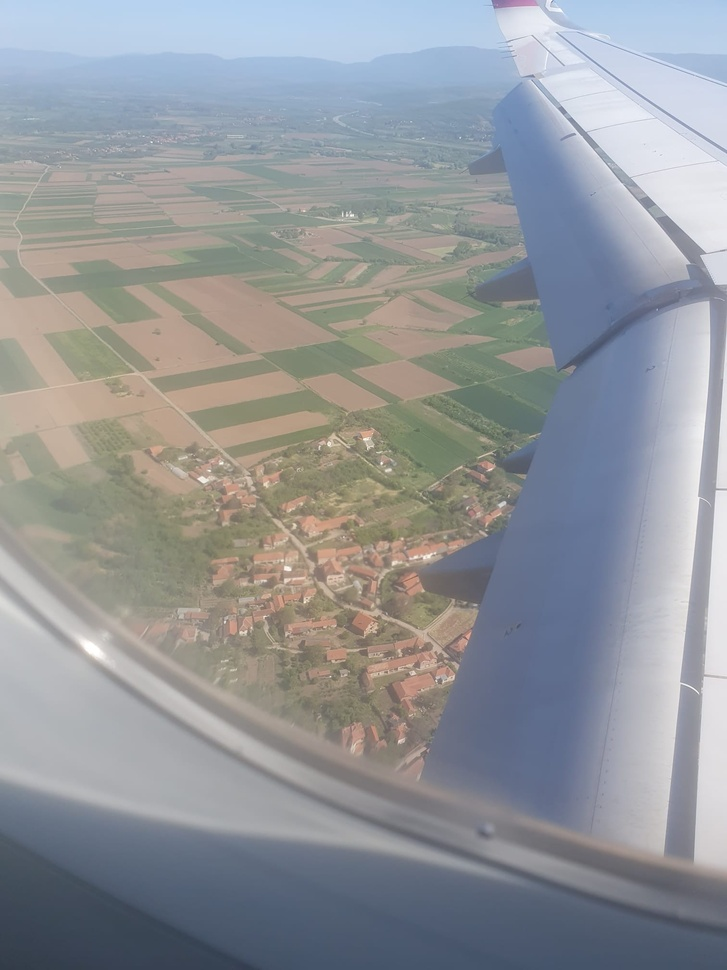
#> input picture bazel_workspace/Maps/Untitled.jpeg, 727 x 970 px, shrunk from 1512 x 2016 before the run; its folder holds only this picture in this run
$ python segment_terrain.py
#> lines starting #> are read from the running program, lines starting #| are printed output that depends on the picture; after the words box and inside, x2 and y2 are one past the last pixel; in counts of white or black regions, pixels touching at a corner belong together
"""
Terrain Segmentation + Traversability Map
Kombinuje K-Means klasterovanje i HSV maske za robusnu klasifikaciju terena.
Procesira sve slike u Maps/ folderu.
"""

import cv2
import matplotlib
import numpy as np

matplotlib.use("Agg")  # bez GUI, samo snima fajlove
import glob  # noqa: E402
import os  # noqa: E402

import matplotlib.patches as mpatches  # noqa: E402
import matplotlib.pyplot as plt  # noqa: E402

MAPS_DIR = "/home/mn/soca/bazel_workspace/Maps"
OUT_DIR = os.path.join(MAPS_DIR, "results")
os.makedirs(OUT_DIR, exist_ok=True)

# --- Klase ---
LABELS = {
    0: "Nepoznato",
    1: "Vegetacija",
    2: "Gola zemlja / Pijesak",
    3: "Stijena / Kamen / Put",
    4: "Voda / Blato",
    5: "Sjena / Tamno",
}
COLOR_MAP = {
    0: [128, 128, 128],
    1: [34, 139, 34],
    2: [194, 154, 93],
    3: [180, 180, 180],
    4: [30, 100, 200],
    5: [40, 40, 40],
}
COST_TABLE = {
    0: 0.5,  # nepoznato
    1: 0.55,  # vegetacija - ovisno o gustoci
    2: 0.15,  # gola zemlja - dobro prolazno
    3: 0.10,  # stijena/put - najlakse
    4: 0.95,  # voda/blato - blokirano
    5: 0.70,  # sjena - oprezno
}


def segment_image(img_bgr):
    """
    Vraca (seg_map, cost_map, color_seg) za ulaznu BGR sliku.
    Koristi kombinaciju HSV maskiranja (prioritetizirano) i
    K-Means klasteringa za neoznacene piksele.
    """
    h, w = img_bgr.shape[:2]
    img_rgb = cv2.cvtColor(img_bgr, cv2.COLOR_BGR2RGB)
    img_hsv = cv2.cvtColor(img_bgr, cv2.COLOR_BGR2HSV)

    # Blur za smanjenje suma
    img_hsv_b = cv2.GaussianBlur(img_hsv, (5, 5), 0)

    seg_map = np.zeros((h, w), dtype=np.uint8)  # 0 = neoznaceno

    # ---- Prioritetizirane HSV maske (redoslijed je vazan) ----

    # 1. VODA - visoka saturacija plava (mora biti prije tla jer blato moze biti slicno)
    m_water_blue = cv2.inRange(
        img_hsv_b, np.array([90, 50, 20]), np.array([130, 255, 220])
    )
    # Muljevita/smeda voda (niska S, niska V, braonkasta H)
    m_water_murky = cv2.inRange(
        img_hsv_b, np.array([5, 15, 10]), np.array([30, 90, 100])
    )
    m_water = cv2.bitwise_or(m_water_blue, m_water_murky)
    seg_map[m_water > 0] = 4

    # 2. VEGETACIJA - zelena (razlicite nijanse)
    m_veg_dark = cv2.inRange(
        img_hsv_b, np.array([30, 40, 20]), np.array([90, 255, 200])
    )
    m_veg_light = cv2.inRange(
        img_hsv_b, np.array([30, 25, 150]), np.array([80, 180, 255])
    )
    m_veg = cv2.bitwise_or(m_veg_dark, m_veg_light)
    m_veg[m_water > 0] = 0
    seg_map[m_veg > 0] = 1

    # 3. STIJENA / KAMEN / PUTEVi - niska saturacija, srednja-visoka svjetlost
    m_rock = cv2.inRange(img_hsv_b, np.array([0, 0, 90]), np.array([180, 45, 220]))
    m_rock[m_veg > 0] = 0
    m_rock[m_water > 0] = 0
    seg_map[m_rock > 0] = 3

    # 4. GOLA ZEMLJA / PIJESAK - topli tonovi (braon, narandzasta, zuta, beza)
    m_soil1 = cv2.inRange(img_hsv_b, np.array([8, 25, 60]), np.array([28, 255, 255]))
    m_soil2 = cv2.inRange(
        img_hsv_b, np.array([28, 20, 100]), np.array([40, 140, 255])
    )  # zutosmedja
    m_soil3 = cv2.inRange(
        img_hsv_b, np.array([155, 10, 80]), np.array([180, 120, 255])
    )  # crvenkasta zemlja
    m_soil = cv2.bitwise_or(cv2.bitwise_or(m_soil1, m_soil2), m_soil3)
    m_soil[m_veg > 0] = 0
    m_soil[m_water > 0] = 0
    m_soil[m_rock > 0] = 0
    seg_map[m_soil > 0] = 2

    # 5. SJENA / TAMNO
    m_dark = cv2.inRange(img_hsv_b, np.array([0, 0, 0]), np.array([180, 255, 55]))
    m_dark[m_water > 0] = 0
    seg_map[m_dark > 0] = 5

    # ---- K-Means za neoznacene piksele (cls=0) ----
    unassigned = seg_map == 0
    if unassigned.sum() > 500:
        pixels = img_rgb[unassigned].astype(np.float32)
        K = min(6, max(2, pixels.shape[0] // 500))
        criteria = (cv2.TERM_CRITERIA_EPS + cv2.TERM_CRITERIA_MAX_ITER, 20, 1.0)
        _, labels_km, centers = cv2.kmeans(
            pixels, K, None, criteria, 5, cv2.KMEANS_PP_CENTERS
        )
        # Za svaki klaster odredi klasu po sredisnjoj boji (HSV)
        for k in range(K):
            center_rgb = centers[k].astype(np.uint8).reshape(1, 1, 3)
            center_hsv = cv2.cvtColor(center_rgb, cv2.COLOR_RGB2HSV)[0, 0]
            ch, cs, cv_ = int(center_hsv[0]), int(center_hsv[1]), int(center_hsv[2])
            if cv_ < 55:
                cls = 5  # tamno/sjena
            elif cs < 45 and cv_ > 90:
                cls = 3  # siva -> kamen/put
            elif 30 <= ch <= 90 and cs > 35:
                cls = 1  # zelena -> vegetacija
            elif ch <= 30 and cs > 20 and cv_ > 60:
                cls = 2  # topla boja -> zemlja
            elif 90 <= ch <= 130 and cs > 40:
                cls = 4  # plava -> voda
            else:
                cls = 2  # default: zemlja
            mask_k = unassigned.copy()
            mask_k[unassigned] = labels_km.flatten() == k
            seg_map[mask_k] = cls

    # ---- Morfološko ciscenje ----
    kernel = cv2.getStructuringElement(cv2.MORPH_ELLIPSE, (7, 7))
    for cls in range(1, 6):
        m = (seg_map == cls).astype(np.uint8) * 255
        m = cv2.morphologyEx(m, cv2.MORPH_OPEN, kernel, iterations=1)
        m = cv2.morphologyEx(m, cv2.MORPH_CLOSE, kernel, iterations=2)
        seg_map[seg_map == cls] = 0
        seg_map[m > 0] = cls

    # ---- Cost mapa ----
    cost_map = np.zeros((h, w), dtype=np.float32)
    for cls, cost in COST_TABLE.items():
        cost_map[seg_map == cls] = cost

    # ---- Vizualna segmentacijska slika ----
    color_seg = np.zeros((h, w, 3), dtype=np.uint8)
    for cls, color in COLOR_MAP.items():
        color_seg[seg_map == cls] = color

    return seg_map, cost_map, color_seg, img_rgb


def process_image(img_path):
#> called with img_path = 'bazel_workspace/Maps/Untitled.jpeg'
    img_bgr = cv2.imread(img_path)
#> img_bgr is the input picture: shape (970, 727, 3); mean B, G, R 154.3, 149.7, 146.4
    if img_bgr is None:
        print(f"  [GRESKA] Ne mogu ucitati: {img_path}")
        return

    name = os.path.splitext(os.path.basename(img_path))[0]
    h, w = img_bgr.shape[:2]
#> h = 970; w = 727
    total_px = h * w
#> total_px = 705190

    seg_map, cost_map, color_seg, img_rgb = segment_image(img_bgr)
#> in segment_image, `img_hsv = cv2.cvtColor(img_bgr, cv2.COLOR_BGR2HSV)`: img_hsv: shape (970, 727, 3); mean H, S, V 78.1, 42.4, 163.7
#> in segment_image, `img_hsv_b = cv2.GaussianBlur(img_hsv, (5, 5), 0)`: img_hsv_b: shape (970, 727, 3); mean H, S, V 78.1, 42.4, 163.7
#> in segment_image, `m_water_blue = cv2.inRange( img_hsv_b, np.array([90, 50, 20]), np.arra..`:
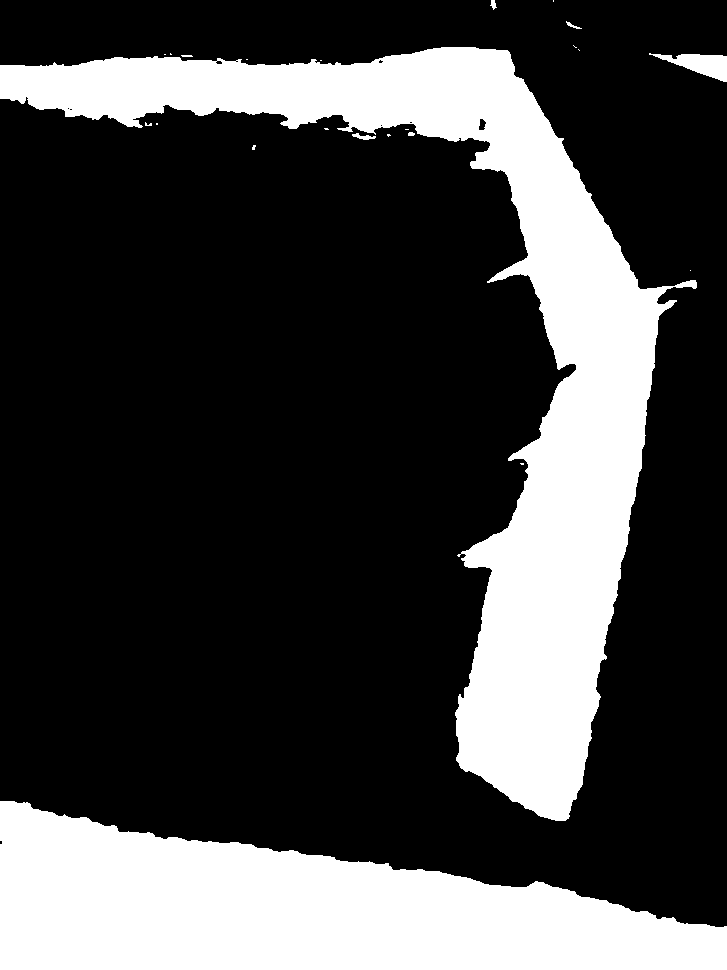
#> m_water_blue: shape (970, 727); 26.7% white; 23 white regions (15 under 20 px), largest, box (x1, y1, x2, y2) and area: (0, 47, 697, 821) 109401, (0, 801, 727, 970) 77255, (649, 53, 727, 82) 1081
#> in segment_image, `m_water_murky = cv2.inRange( img_hsv_b, np.array([5, 15, 10]), np.arra..`: m_water_murky: shape (970, 727); every value is 0
#> in segment_image, `m_veg_dark = cv2.inRange( img_hsv_b, np.array([30, 40, 20]), np.array(..`: m_veg_dark: shape (970, 727); 2.3% white; 97 white regions (66 under 20 px), largest, box (x1, y1, x2, y2) and area: (340, 371, 486, 503) 6799, (202, 391, 334, 428) 1627, (61, 330, 126, 376) 1523
#> in segment_image, `m_veg_light = cv2.inRange( img_hsv_b, np.array([30, 25, 150]), np.arra..`: m_veg_light: shape (970, 727); 1% white; 171 white regions (140 under 20 px), largest, box (x1, y1, x2, y2) and area: (54, 330, 126, 376) 1870, (5, 446, 95, 532) 1835, (338, 327, 394, 362) 689
#> in segment_image, `m_veg = cv2.bitwise_or(m_veg_dark, m_veg_light)`: m_veg: shape (970, 727); 3% white; 238 white regions (181 under 20 px), largest, box (x1, y1, x2, y2) and area: (340, 371, 486, 503) 6807, (54, 330, 126, 376) 1971, (5, 446, 95, 532) 1835
#> in segment_image, `m_rock = cv2.inRange(img_hsv_b, np.array([0, 0, 90]), np.array([180, 4..`: m_rock: shape (970, 727); 46.4% white; 131 white regions (87 under 20 px), largest, box (x1, y1, x2, y2) and area: (0, 47, 727, 926) 321799, (185, 409, 231, 433) 587, (601, 66, 727, 154) 540
#> in segment_image, `m_rock[m_veg > 0] = 0`:
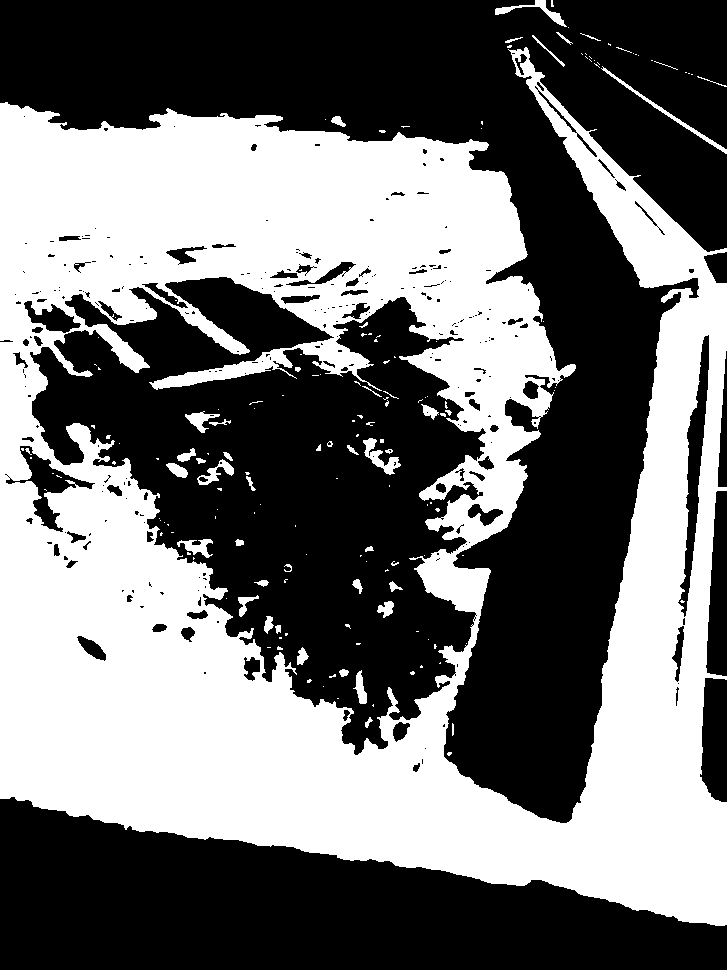
#> m_rock: shape (970, 727); 44.7% white; 167 white regions (121 under 20 px), largest, box (x1, y1, x2, y2) and area: (0, 47, 727, 926) 309576, (601, 66, 727, 154) 540, (363, 438, 401, 475) 490
#> in segment_image, `m_soil1 = cv2.inRange(img_hsv_b, np.array([8, 25, 60]), np.array([28, ..`: m_soil1: shape (970, 727); 22.1% white; 59 white regions (34 under 20 px), largest, box (x1, y1, x2, y2) and area: (0, 228, 518, 783) 147944, (67, 513, 135, 579) 1616, (299, 225, 356, 259) 1182
#> in segment_image, `m_soil2 = cv2.inRange( img_hsv_b, np.array([28, 20, 100]), np.array([4..`: m_soil2: shape (970, 727); 5.7% white; 198 white regions (155 under 20 px), largest, box (x1, y1, x2, y2) and area: (0, 427, 231, 610) 15404, (202, 276, 496, 528) 10206, (44, 235, 395, 330) 4141
#> in segment_image, `m_soil3 = cv2.inRange( img_hsv_b, np.array([155, 10, 80]), np.array([1..`: m_soil3: shape (970, 727); 0.14% white; 42 white regions (34 under 20 px), largest, box (x1, y1, x2, y2) and area: (475, 204, 512, 224) 299, (393, 791, 416, 799) 133, (522, 820, 550, 835) 108
#> in segment_image, `m_soil = cv2.bitwise_or(cv2.bitwise_or(m_soil1, m_soil2), m_soil3)`: m_soil: shape (970, 727); 27.4% white; 120 white regions (92 under 20 px), largest, box (x1, y1, x2, y2) and area: (0, 214, 518, 783) 189359, (496, 346, 553, 371) 816, (172, 213, 218, 228) 376
#> in segment_image, `m_soil[m_rock > 0] = 0`:
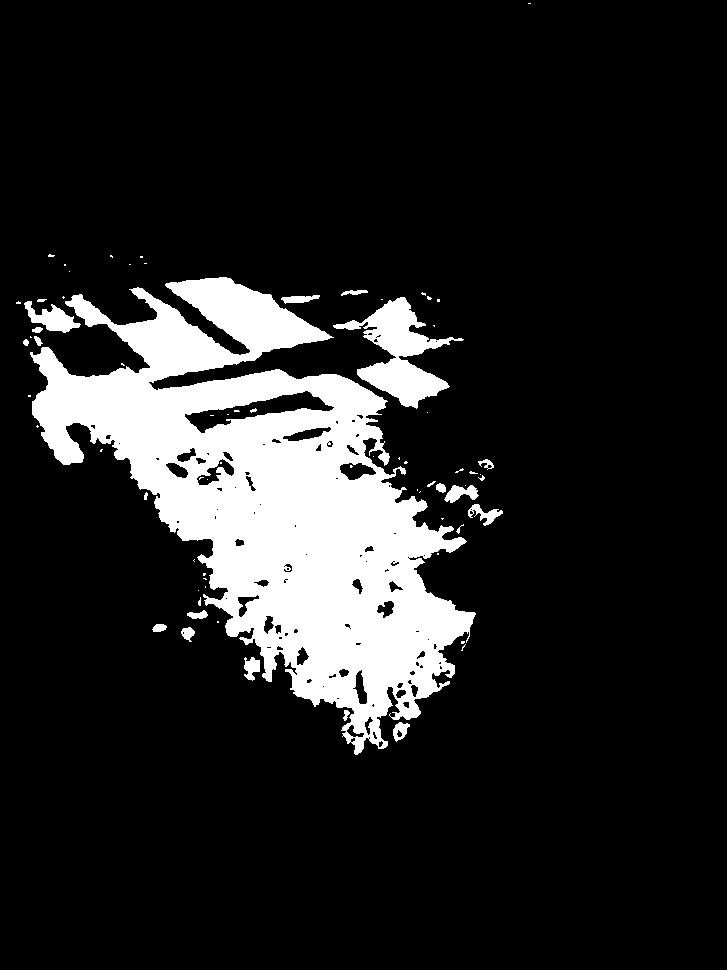
#> m_soil: shape (970, 727); 13.9% white; 72 white regions (49 under 20 px), largest, box (x1, y1, x2, y2) and area: (30, 277, 476, 755) 89246, (333, 297, 464, 409) 5262, (24, 301, 81, 333) 832
#> in segment_image, `_, labels_km, centers = cv2.kmeans( pixels, K, None, criteria, 5, cv2...`: centers = [[182.6, 206.5, 233.1], [108.6, 115, 132.1], [226.5, 227.8, 233.9], [144.1, 156.5, 175.6], [208.6, 215.6, 231.1], [173, 138, 128.4]]
#> the loop in segment_image, `for k in range(K):` made 6 passes
#> (center_rgb, ch, cs, cv_) on passes 1 to 6: ([[182, 206, 233]], 106, 56, 233), ([[108, 114, 132]], 113, 46, 132), ([[226, 227, 233]], 116, 8, 233), ([[144, 156, 175]], 108, 45, 175), ([[208, 215, 231]], 111, 25, 231), ([[172, 137, 128]], 6, 65, 172)
#> after the loop in segment_image, `for k in range(K):`: mask_k: shape (970, 727) bool; 0.1% white; 37 white regions (24 under 20 px), largest, box (x1, y1, x2, y2) and area: (452, 632, 469, 652) 139, (347, 725, 364, 737) 82, (411, 685, 418, 697) 55
#> after the loop in segment_image, `for k in range(K):`:
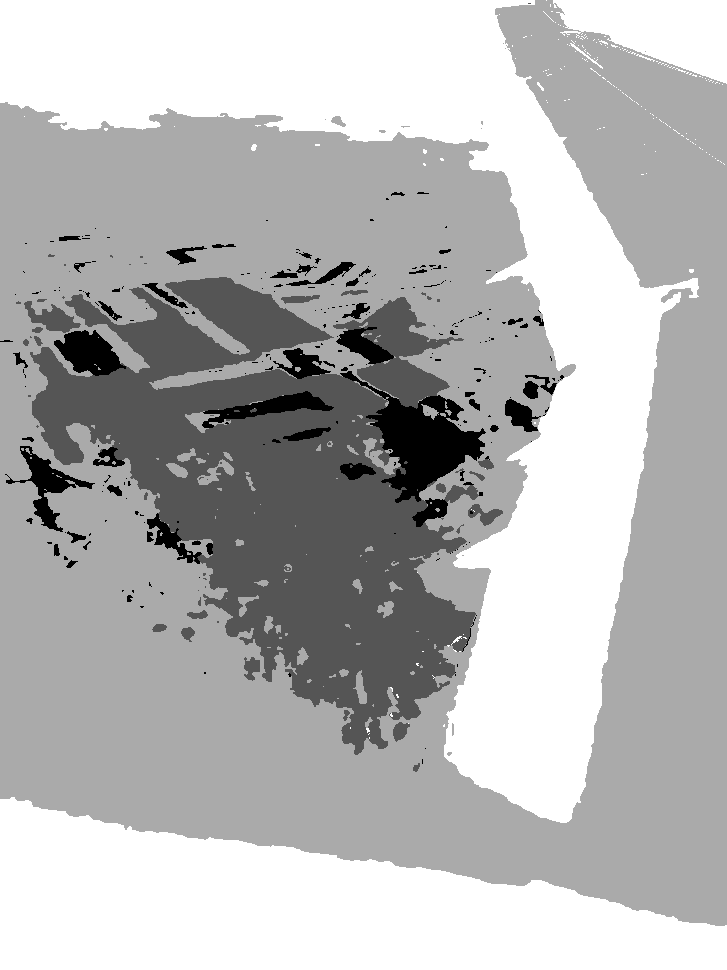
#> seg_map: shape (970, 727); min 1, max 4, mean 3.13; drawn with min black and max white
#> after the loop in segment_image, `for cls in range(1, 6):`:
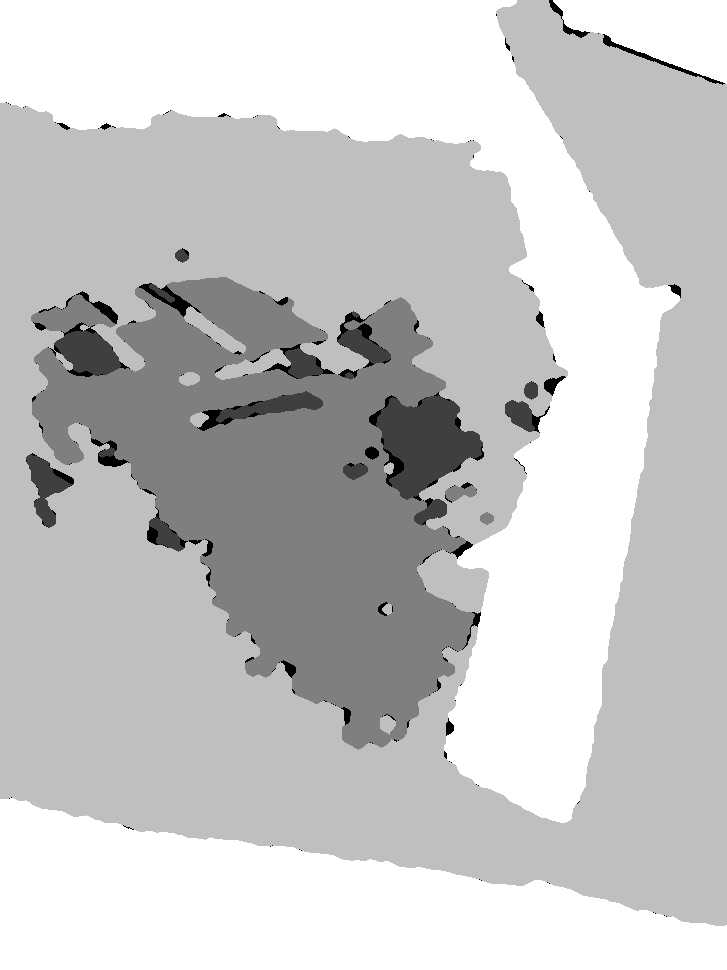
#> seg_map: shape (970, 727); 3.12% of pixels changed, all inside (x1, y1, x2, y2) = (0, 0, 725, 921); drawn with min black and max white
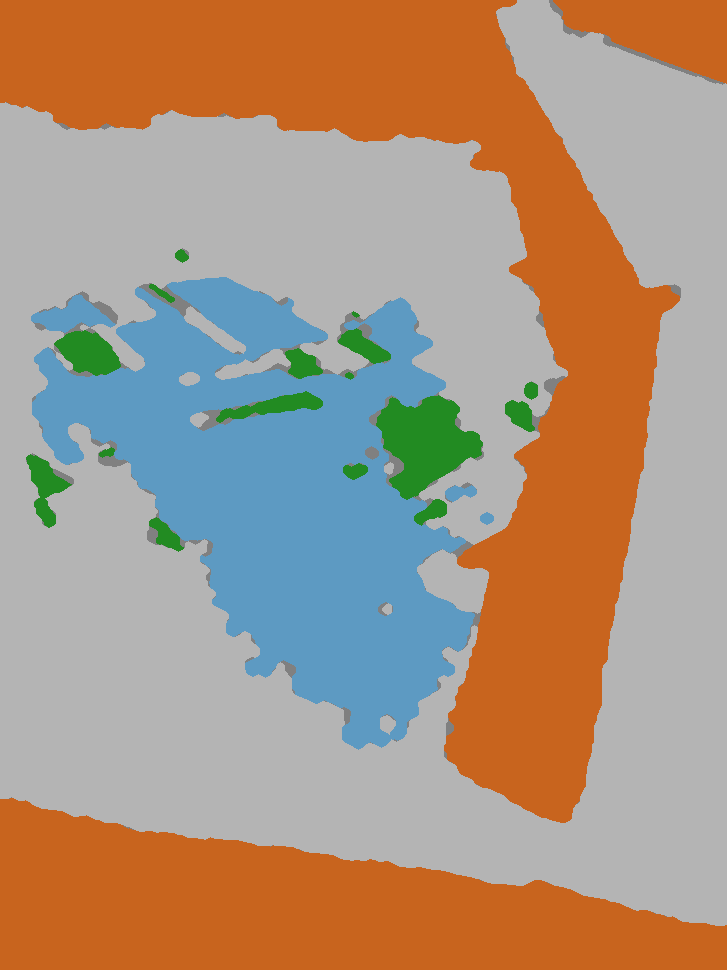
#> color_seg: shape (970, 727, 3); mean B, G, R 128.6, 148.4, 170.4

    # Statistike
    print(f"\n{'='*60}")
    print(f"  {name}  ({w}x{h} px)")
#|   Untitled  (727x970 px)
    print(f"{'='*60}")
    print(f"  {'Klasa':<25} {'%':>7}  {'Cost':>6}")
    print(f"  {'-'*42}")
    for cls, lbl in LABELS.items():
        count = int(np.sum(seg_map == cls))
        pct = count / total_px * 100
        print(f"  {lbl:<25} {pct:>6.1f}%  {COST_TABLE[cls]:>6.2f}")
#> this loop made 6 passes
#> (count, pct) on passes 1 to 6: (6985, 0.991), (15541, 2.2), (100862, 14.3), (348272, 49.39), (233530, 33.12), (0, 0)
#|   Nepoznato                    1.0%    0.50
#|   Vegetacija                   2.2%    0.55
#|   Gola zemlja / Pijesak       14.3%    0.15
#|   Stijena / Kamen / Put       49.4%    0.10
#|   Voda / Blato                33.1%    0.95
#|   Sjena / Tamno                0.0%    0.70

    traversable_pct = float(np.sum(cost_map < 0.4)) / total_px * 100
#> traversable_pct = 63.69
    blocked_pct = float(np.sum(cost_map >= 0.8)) / total_px * 100
#> blocked_pct = 33.12
    print(f"\n  ✅ Prolazno  (<0.4 cost): {traversable_pct:.1f}%")
#|   ✅ Prolazno  (<0.4 cost): 63.7%
    print(f"  🔴 Blokirano (>=0.8 cost): {blocked_pct:.1f}%")
#|   🔴 Blokirano (>=0.8 cost): 33.1%

    # Blended overlay (original + segmentacija)
    overlay = cv2.addWeighted(img_rgb, 0.55, color_seg, 0.45, 0)

    # Plot
    fig, axes = plt.subplots(1, 3, figsize=(20, 7))
    fig.suptitle(f"Terrain Segmentation — {name}", fontsize=13, fontweight="bold")

    axes[0].imshow(img_rgb)
    axes[0].set_title("Originalna slika", fontsize=11)
    axes[0].axis("off")

    axes[1].imshow(overlay)
    axes[1].set_title("Segmentacija (overlay)", fontsize=11)
    axes[1].axis("off")
    patches = [
        mpatches.Patch(color=[c / 255 for c in COLOR_MAP[cls]], label=LABELS[cls])
        for cls in LABELS
    ]
    axes[1].legend(
        handles=patches,
        loc="lower right",
        fontsize=7,
        framealpha=0.85,
        edgecolor="white",
    )

    im = axes[2].imshow(cost_map, cmap="RdYlGn_r", vmin=0, vmax=1)
    axes[2].set_title(
        f"Traversability Cost Map\n✅ Prolazno: {traversable_pct:.0f}%  "
        f"🔴 Blokirano: {blocked_pct:.0f}%",
        fontsize=10,
    )
    axes[2].axis("off")
    plt.colorbar(
        im, ax=axes[2], fraction=0.046, pad=0.04, label="0=slobodno  1=blokirano"
    )

    plt.tight_layout()
    out_path = os.path.join(OUT_DIR, f"{name}_seg.png")
    plt.savefig(out_path, dpi=140, bbox_inches="tight")
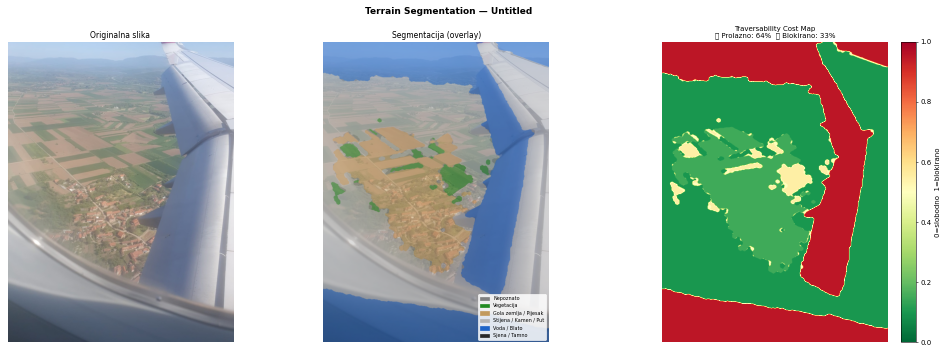
#> figure drawn by matplotlib, 4 panels
    plt.close(fig)
    print(f"  Sacuvano → results/{name}_seg.png")


# ---- Procesiranje svih slika ----
extensions = ["*.png", "*.jpg", "*.jpeg", "*.PNG", "*.JPG", "*.JPEG"]
all_images = []
for ext in extensions:
    all_images += glob.glob(os.path.join(MAPS_DIR, ext))

# Iskljuci prethodni output
all_images = [
    p
    for p in all_images
    if "_seg.png" not in p and "segmentation_result" not in p and "results" not in p
]
all_images.sort()

print(f"\nPronadjeno {len(all_images)} slika za obradu...")
for img_path in all_images:
    process_image(img_path)

print(f"\n\nSvi rezultati su u: {OUT_DIR}/")
